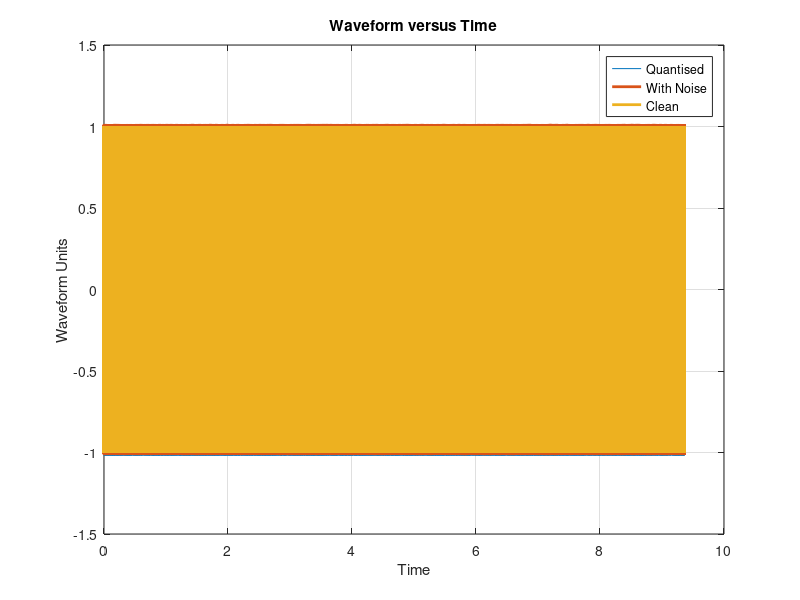

Here is the MATLAB script that generated this plot: (Note: this script raises an error after producing the figure.)
clc
clear all
close all

%% This code models a 6bit ADC. Bits is set as 8, and 4LSB of noise is added
%% This will make the effective BITS as 6
%% It also calculates the Predicted Noise floor and Obtained Noise floor
%% and the Theoretical SNR versus Obtained SNR
%% %%%%%%%%%%%%%%%%%%%%%%%%%%%%%%%%%%%%%%%%%%%%%%%%%%%%%%%%%%%%%%%%%%%%%%%%
%%%%%%%%%%%%%%%%%%%%%%%% DECLARING VARIABLES %%%%%%%%%%%%%%%%%%%%%%%%%%%%%%
F_tone = 3.5e3;                       %Frequency of Tone
OSR = 64;
Fs = F_tone * OSR;                  %Sampling Frequency
time_step = 1/Fs;                   %Time between samples
total_number_of_cycles = 2^15;      %Total number of complete cycles to 
                                    %                      simulate for
FFT_number_of_cycles = 2^9;         %Number of cycles used in 1 FFT 
                                    %                      computation
Vref = 2; 
Amplitude = Vref/2;                     %Amplitude of the sine wave
Amax = Vref/2;

Bits = 8;                                   
q = Vref/2^Bits;             %Quantisation Interval
NG = 0.375; %Hanning
CG = 0.5; %Hanning
%% %%%%%%%%%%%%%%%%%%%%%%%%%%%%%%%%%%%%%%%%%%%%%%%%%%%%%%%%%%%%%%%%%%%%%%%%
%%%%%%%%%%%%%%%%%%%%%%% CREATING (y,t) %%%%%%%%%%%%%%%%%%%%%%%%%%%%%%%%%%%%
time_period = 1/F_tone;
t = 0:time_step:time_period * total_number_of_cycles;
y_noiseless = (Amplitude)*sin(2*pi*F_tone * t);
%%%%%%% Adding Uniform Noise of 4 LSB. That should reduce the 8bit ADC to a
%%%%%%% 6bit ADC. Otherwise, because my sampling frequency is a multiple of
%%%%%%% my Tone, the spectrum will skirt.
y_noise = y_noiseless + (2*q) * (rand(size(t))*2 - 1);
y = floor( y_noise/q )* q; %


figure
plot(t,y);
xlabel('Time');
ylabel('Waveform Units');
title('Waveform versus Time');
grid on
hold on;
plot(t,y_noise,'linewidth',2);
plot(t,y_noiseless,'linewidth',2);
legend('Quantised','With Noise','Clean');

%% %%%%%%%%%%%%%%%%%%%%%%%%%%%%%%%%%%%%%%%%%%%%%%%%%%%%%%%%%%%%%%%%%%%%%%%%
%%%%%%%%%%%%%%%%%%%%%%%% FFT COMPUTATION %%%%%%%%%%%%%%%%%%%%%%%%%%%%%%%%%%
N_fft = OSR * FFT_number_of_cycles;
Fmin = Fs/N_fft;
sn = (NG * Fmin) / (CG)^2;

[S,F] = pwelch(y-mean(y),hanning(N_fft),N_fft/2,N_fft,Fs,'onesided');
semilogx(F,20*log10(S*sn))

N_floor = 20*log10((4*q)^2/(6*Fs))
Plot_floor = 20*log10(median(S))
Plot_higher_by = 10^(((Plot_floor - N_floor)/20))

Theoretical_SNR = 1.76 + 6.02*(Bits-2) + 20*log10(Amplitude/Amax)

signal_indx = F_tone/Fmin+1;
Fundamental = (sum(S(signal_indx-20:signal_indx+20)));
Noise = (sum(S(2:signal_indx-21)) + sum(S(signal_indx+21:end)));
SNR = 10*log10(Fundamental/Noise)
